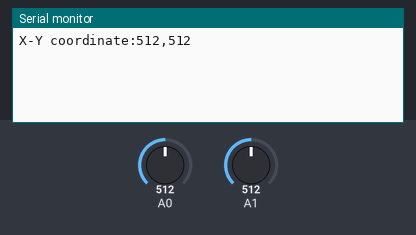
This sketch was run on a simulated Arduino Uno, built with avr-gcc and run on an emulated ATmega328P. On the bench: the last lines printed to the serial monitor. The test bench sets the inputs (shaded band); at power-on: A0 = 512, A1 = 512.

Above: at 3.8 s.
3.9 s: A0 set to 716
5.4 s: A1 set to 716
At 6.7 s:
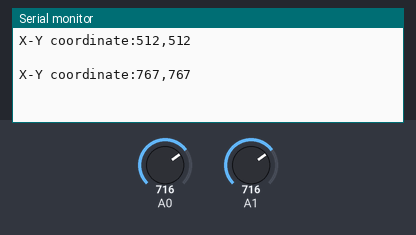
6.9 s: A0 set to 900
8.4 s: A1 set to 900
At 10.0 s:
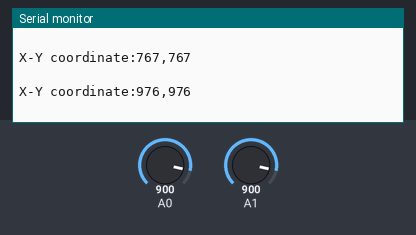

The sketch:

Joystick_average_out_L6.ino
```cpp
// Joystick Average

float avg1 = 0;
float avg2 = 0;
int avgSize = 10;  // determines the amount of samples to use to make the average

void setup() {
  Serial.begin(115200);
}

void loop() {
delay(3000);
  for (int i = 0; i < avgSize; i++) {
    avg1 += analogRead(A0);
    avg2 += analogRead(A1);
    delay(1);  // note that this delay is needed to stabilise the ADC
  }
  avg1 /= avgSize;
  avg2 /= avgSize;


  Serial.print("X-Y coordinate:");
  Serial.print(int(avg1));
  Serial.print(",");
  Serial.println(int(avg2));
  Serial.println(" ");
  delay(200);

}
```

Measured:
- after the input at 5.4 s, the serial monitor: prints a new line after 0.83 s (image 1)
- after the input at 8.4 s, the serial monitor: prints a new line after 1.0 s (image 2)
